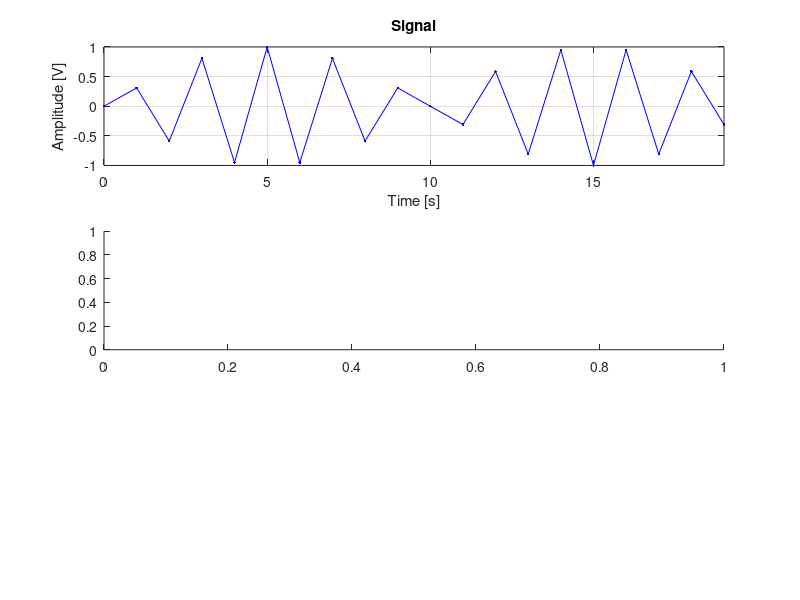

Write the MATLAB code that produced this figure. (Note: this script raises an error after producing the figure.)
clear all, close all, clc

N = 20;
W = 9;
Tmin = 0;
Tmax = N-1;
dt = 1;

t = Tmin:dt:Tmax;

sinus = sin(2*pi*W/N*t);

figure('WindowState', 'maximized');
subplot(3,1,1)%sinus
plot(t,sinus,'.-b');
title("Signal");
xlabel('Time [s]');
ylabel('Amplitude [V]');
grid on, axis tight, box on;

subplot(3,1,2)%dft real
stem(t,real(dft(sinus)),'-r');
title("DFT real");
xlabel('Frequency');
ylabel('Amplitude');
grid on, axis tight, box on;

subplot(3,1,3)%dft imag
stem(t,imag(dft(sinus)),'-r');
title("DFT imag");
xlabel('Frequency');
ylabel('Amplitude');
grid on, axis tight, box on;

figure('WindowState', 'maximized');
subplot(2,1,1)%phase
stem(t,angle(dft(sinus)),'-r');
title("Phase");
xlabel('Frequency');
ylabel('Amplitude');
ylim([-pi,pi]);
grid on, box on;

subplot(2,1,2)%phase-errors
stem(t,angle(eliminate_zero_error(dft(sinus),1)),'-r');
title("Phase No Err");
xlabel('Frequency');
ylabel('Amplitude');
ylim([-pi,pi]);
grid on, box on;


function y = dft(x)
    y = zeros(size(x));
    for i=0:(length(x)-1)
      for j=0:(length(x)-1)
        y(i+1) = y(i+1) + x(j+1)*exp(-1i*2*pi/length(x)*i*j);
      end
    end
end

function y = eliminate_zero_error(x, limit)
    real_x = abs(real(x));
    imag_x = abs(imag(x));
    for i=1:length(x)
        if real_x(i)<limit
            real_x(i) = 0;
        end
        if imag_x(i)<limit
            imag_x(i) = 0;
        end
    end
    y = real_x + 1i * imag_x;
end